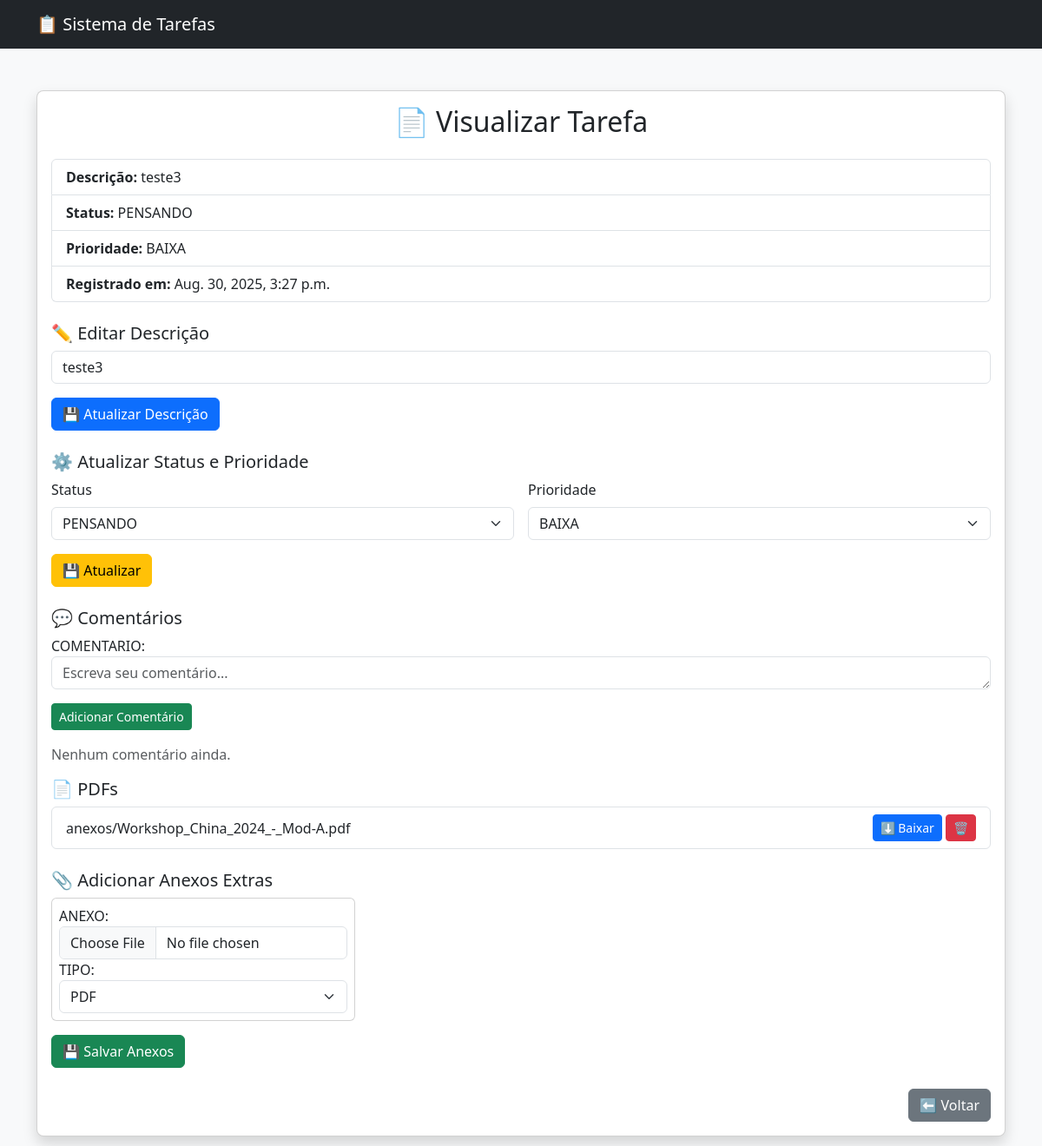
/Tarefas/Tarefa/3/, run on the app's committed database.
### Tarefas/models.py (models this page shows, shortened)
class Tasks(models.Model):
    DESCRICAO = models.TextField(max_length=100)
    REGISTRADO = models.DateTimeField(default=now)
    PRIORIDADE = models.ForeignKey(Tasks_Prioridade, on_delete=models.CASCADE, related_name="PRIORIDADE")
    STATUS = models.ForeignKey(Tasks_Status, on_delete=models.CASCADE, related_name="STATUS")

class Tasks_Status(models.Model):
    DESCRICAO = models.TextField(max_length=100)

class Tasks_Prioridade(models.Model):
    DESCRICAO = models.TextField(max_length=100)

class Tasks_Attachments(models.Model):
    TASK = models.ForeignKey(
        Tasks,
        on_delete=models.CASCADE,
        related_name="anexos"
    )
    TIPO = models.ForeignKey(
        Tipo_Attachments,
        on_delete=models.SET_NULL,
        null=True,
        blank=True,
        related_name="anexos"
    )
    ANEXO = models.FileField(upload_to="anexos/")

### Tarefas/views.py (the view)
# urls.py: path('Tarefa/<int:Id>/', views.Ver_Tarefa,name='Tarefa'),
def Ver_Tarefa(request, Id):
    tarefa = get_object_or_404(
        Tasks.objects.select_related("STATUS", "PRIORIDADE"),
        id=Id
    )
    imagens = tarefa.anexos.filter(TIPO__DESCRICAO__iexact="IMAGEM")
    pdfs = tarefa.anexos.filter(TIPO__DESCRICAO__iexact="PDF")
    comentarios = tarefa.comments.order_by('-REGISTRADO')
    form_anexos = AnexoFormSet(queryset=Tasks_Attachments.objects.none())
    if request.method == "POST":
        if "editar_descricao" in request.POST:
            nova_descricao = request.POST.get("DESCRICAO")
            if nova_descricao:
                tarefa.DESCRICAO = nova_descricao
                tarefa.save()
            return redirect('Tarefa', Id=tarefa.id)
        if "salvar_status_prioridade" in request.POST:
            nova_status_id = request.POST.get("STATUS")
            nova_prioridade_id = request.POST.get("PRIORIDADE")
            if nova_status_id:
                tarefa.STATUS_id = int(nova_status_id)
            if nova_prioridade_id:
                tarefa.PRIORIDADE_id = int(nova_prioridade_id)
            tarefa.save()
            return redirect('Tarefa', Id=tarefa.id)
        else:
            form_comentario = ComentarioForm(request.POST)
            if form_comentario.is_valid():
                novo = form_comentario.save(commit=False)
                novo.TASK = tarefa
                novo.save()
                return redirect('Tarefa', Id=tarefa.id)
    else:
        form_comentario = ComentarioForm()
    status_list = Tasks_Status.objects.all()
    prioridade_list = Tasks_Prioridade.objects.all()
    return render(request, "Tarefas/Tarefa.html", {
        "tarefa": tarefa,
        "imagens": imagens,
        "pdfs": pdfs,
        "comentarios": comentarios,
        "form_comentario": form_comentario,
        "status_list": status_list,
        "prioridade_list": prioridade_list,
        "form_anexos": form_anexos
    })

### Tarefas/forms.py
class ComentarioForm(forms.ModelForm):
    class Meta:
        model = Tasks_Comments
        fields = ['COMENTARIO']
        widgets = {
            'COMENTARIO': forms.Textarea(attrs={'class': 'form-control', 'rows': 1, 'placeholder': 'Escreva seu comentário...'})
        }

### Tarefas/models.py (called while the page is built)
    def __str__(self):
        return f"{self.DESCRICAO}"

### Tarefas/templates/Tarefas/Tarefa.html (shortened to what this page needs)
{% load static %}
<!DOCTYPE html>
<html lang="pt-br">
<head>
  <link href="https://cdn.jsdelivr.net/npm/bootstrap@5.3.2/dist/css/bootstrap.min.css" rel="stylesheet">
</head>
<body class="bg-light">
{% include 'partials/Header.html' %}
<div class="container py-4">
  <div class="card shadow rounded-3">
    <div class="card-body">
      <h2 class="mb-4 text-center">📄 Visualizar Tarefa</h2>
      <ul class="list-group mb-4">
        <li class="list-group-item"><strong>Descrição:</strong> {{ tarefa.DESCRICAO }}</li>
        <li class="list-group-item"><strong>Status:</strong> {{ tarefa.STATUS.DESCRICAO }}</li>
        <li class="list-group-item"><strong>Prioridade:</strong> {{ tarefa.PRIORIDADE.DESCRICAO }}</li>
        <li class="list-group-item"><strong>Registrado em:</strong> {{ tarefa.REGISTRADO }}</li>
      </ul>
      <h5>✏️ Editar Descrição</h5>
      <form method="post" class="mb-4">
          <div class="mb-3">
              <input type="text" name="DESCRICAO" class="form-control" value="{{ tarefa.DESCRICAO }}" required>
          </div>
          <button type="submit" name="editar_descricao" class="btn btn-primary">💾 Atualizar Descrição</button>
      </form>
      <h5>⚙ Atualizar Status e Prioridade</h5>
      <form method="post" class="mb-4">
          <div class="row g-3 align-items-end">
              <div class="col-md-6">
                  <label for="status" class="form-label">Status</label>
                  <select name="STATUS" id="status" class="form-select">
                      {% for s in status_list %}
                          <option value="{{ s.id }}" {% if s.id == tarefa.STATUS.id %}selected{% endif %}>{{ s.DESCRICAO }}</option>
                      {% endfor %}
                  </select>
              </div>
              <div class="col-md-6">
                  <label for="prioridade" class="form-label">Prioridade</label>
                  <select name="PRIORIDADE" id="prioridade" class="form-select">
                      {% for p in prioridade_list %}
                          <option value="{{ p.id }}" {% if p.id == tarefa.PRIORIDADE.id %}selected{% endif %}>{{ p.DESCRICAO }}</option>
                      {% endfor %}
                  </select>
              </div>
          </div>
          <div class="mt-3">
              <button type="submit" name="salvar_status_prioridade" class="btn btn-warning">💾 Atualizar</button>
          </div>
      </form>
      <h5>💬 Comentários</h5>
      <div class="mb-3">
        <form method="post" action="{% url 'Tarefa' Id=tarefa.id %}">
          {{ form_comentario.as_p }}
          <button type="submit" class="btn btn-success btn-sm">Adicionar Comentário</button>
        </form>
      </div>
      {% for comentario in comentarios %}
      <div class="alert alert-secondary d-flex justify-content-between align-items-start">
        <div>
          <small>{{ comentario.REGISTRADO }}</small><br>
          {{ comentario.COMENTARIO }}
        </div>
        <div>
          <form method="post" action="{% url 'excluir_comentario' comentario.id %}" style="display:inline;">
            {% csrf_token %}
            <button type="submit" class="btn btn-sm btn-danger">🗑</button>
          </form>
        </div>
      </div>
    {% empty %}
      <p class="text-muted">Nenhum comentário ainda.</p>
    {% endfor %}
    {% if pdfs %}
    <h5>📄 PDFs</h5>
    <ul class="list-group mb-4">
      {% for anexo in pdfs %}
        <li class="list-group-item d-flex justify-content-between align-items-center">
          {{ anexo.ANEXO.name }}
          <div>
            <a href="{{ anexo.ANEXO.url }}" download class="btn btn-sm btn-primary">⬇ Baixar</a>
            <form method="post" action="{% url 'excluir_anexo' anexo.id %}" style="display:inline;">
              <button type="submit" class="btn btn-sm btn-danger">🗑</button>
            </form>
          </div>
        </li>
      {% endfor %}
    </ul>
    {% endif %}
      <h5>📎 Adicionar Anexos Extras</h5>
      <form method="post" action="{% url 'Salvar_Anexo_Novo' tarefa.id %}"  enctype="multipart/form-data" class="mb-4">
          <div class="row g-3">
              {% for form in form_anexos %}
                  <div class="col-md-4">
                      <div class="card p-2 mb-2">
                          {{ form.ANEXO.label_tag }} {{ form.ANEXO }}
                          {{ form.TIPO.label_tag }} {{ form.TIPO }}
                      </div>
                  </div>
              {% endfor %}
          </div>
          <button type="submit" name="Salvar_Anexo_Novo" class="btn btn-success mt-2">💾 Salvar Anexos</button>
      </form>
      <div class="d-flex justify-content-end">
        <a href="{% url 'Listar' %}" class="btn btn-secondary">⬅ Voltar</a>
      </div>
    </div>
  </div>
</div>
</body>
</html>

### data on the page
Tasks: DESCRICAO "teste3", STATUS.DESCRICAO "PENSANDO", PRIORIDADE.DESCRICAO "BAIXA", REGISTRADO "Aug. 30, 2025, 3:27 p.m.", STATUS "PENSANDO", PRIORIDADE "BAIXA"
Tasks_Attachments: ANEXO.name "anexos/Workshop_China_2024_-_Mod-A.pdf"
